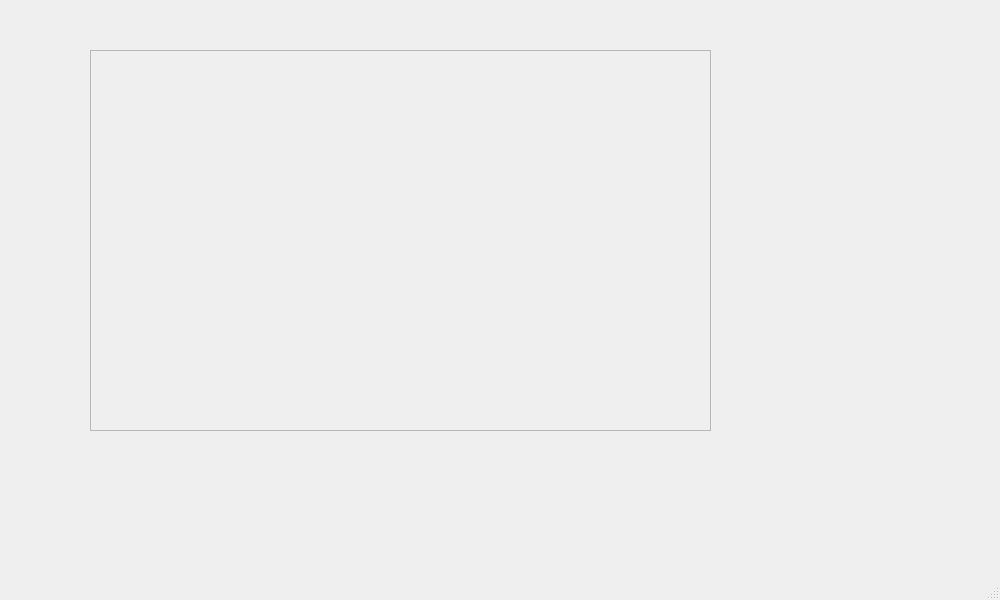
<?xml version="1.0" encoding="UTF-8"?>
<ui version="4.0">
 <class>MainWindow</class>
 <widget class="QMainWindow" name="MainWindow">
  <property name="geometry">
   <rect>
    <x>0</x>
    <y>0</y>
    <width>1000</width>
    <height>600</height>
   </rect>
  </property>
  <property name="windowTitle">
   <string>MainWindow</string>
  </property>
  <widget class="QWidget" name="centralwidget">
   <widget class="QWidget" name="verticalLayoutWidget">
    <property name="geometry">
     <rect>
      <x>90</x>
      <y>50</y>
      <width>621</width>
      <height>381</height>
     </rect>
    </property>
    <layout class="QVBoxLayout" name="verticalLayout">
     <item>
      <widget class="QFrame" name="frame">
       <property name="frameShape">
        <enum>QFrame::StyledPanel</enum>
       </property>
       <property name="frameShadow">
        <enum>QFrame::Raised</enum>
       </property>
      </widget>
     </item>
    </layout>
   </widget>
  </widget>
  <widget class="QMenuBar" name="menubar">
   <property name="geometry">
    <rect>
     <x>0</x>
     <y>0</y>
     <width>1000</width>
     <height>20</height>
    </rect>
   </property>
  </widget>
  <widget class="QStatusBar" name="statusbar"/>
 </widget>
 <resources/>
 <connections/>
</ui>
